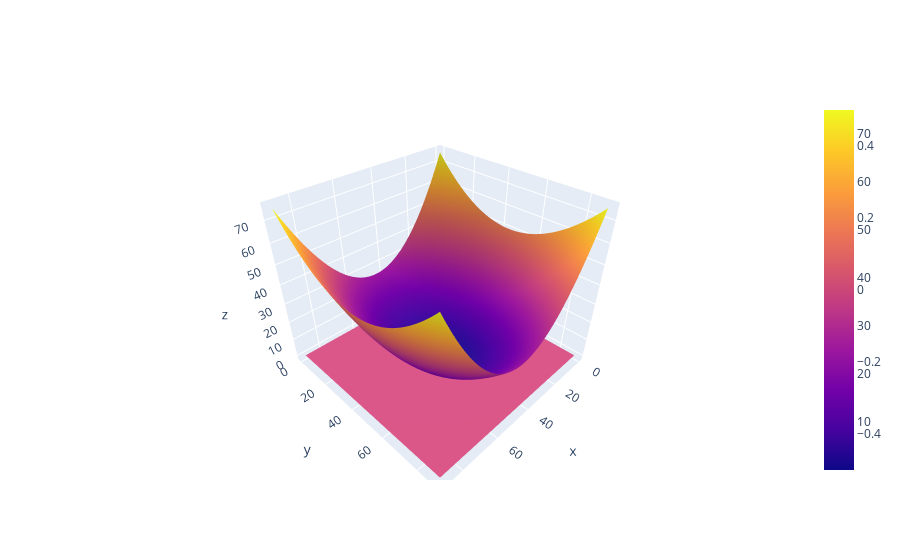

Notebook cell for this chart:
### Code cell
#PLOT 2
import sympy as sp
x,y = sp.symbols('x y')
paraboloid = sp.lambdify((x,y),2*x**2 + y**2)
#plane = sp.lambdify((x,y),4*x+4*y-6)
plane2 = sp.lambdify((x,y),x+y)
import numpy as np
points = np.linspace(-5,5,90)
x,y = np.meshgrid(points,points)

import plotly.graph_objects as go
fig = go.Figure(data = [go.Surface(z = paraboloid(x,y)),go.Surface(z = 0*plane2(x,y))]) #Any equation multiplied by 0 is z= 0
fig.show()

### Figure 1 — Plotly figure (JSON) as saved in the notebook; plotly's stock layout.template omitted (floating-point values rounded to 4 significant figures; data arrays with more than 128 entries replaced by an {"elided": "..."} marker saying what was removed)
{"data": [{"type": "surface", "z": {"elided": "90x90 float values"}}, {"type": "surface", "z": {"elided": "90x90 int values"}}], "layout": {}}
